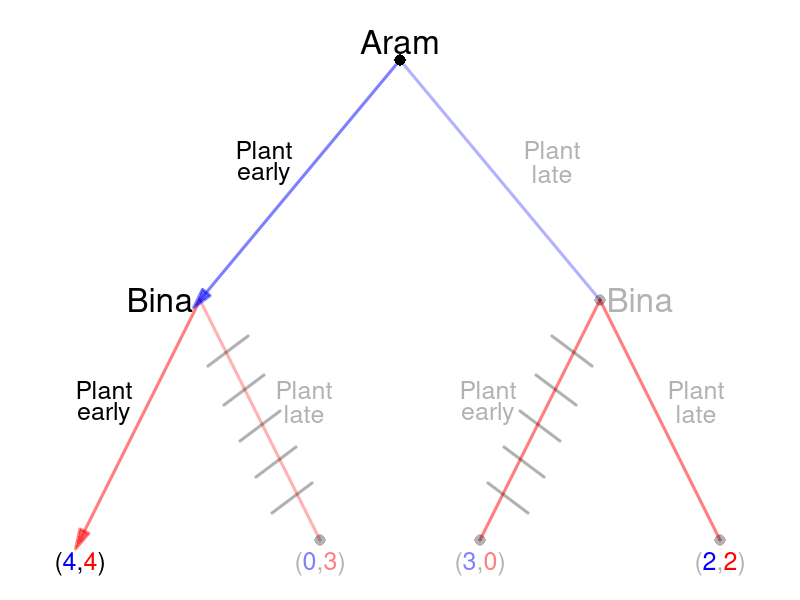

Recreate this plot in R.
require(shape)
pdf(file = "people/sequential_palanpur_solved_v2.pdf", width = 9, height = 7)

#Set parameters for graphics
axislabelsize <- 1.5
labelsize <- 2
actionlabelsize <- 1.5
graphlinewidth <- 3
segmentlinewidth <- 2
nodesize <- 1.5
fadelevel <- 0.3

COL <- c("#7fc97f", "#beaed4", "#fdc086", "#ffff99", "#386cb0", "#f0027f", "#bf5b17", "#666666")
COLA <- c("#99d8c9","#66c2a4","#41ae76", "#238b45", "#005824")
COLB <- c("#4eb3d3", "#2b8cbe", "#0868ac","#084081")

par(mar =  c(0, 0, 0, 0))

xlims <- c(0, 10)
ylims <- c(0, 10)

npts <- 501 
x <- seq(xlims[1], xlims[2], length.out = npts)
y <- seq(ylims[1], ylims[2], length.out = npts) 

plot(0, 0, xlim = xlims, ylim = ylims, type = "n",
     xlab = expression(paste("")),
     ylab = expression(paste("")), 
     xaxt = "n", 
     yaxt = "n", 
     cex.lab = axislabelsize, 
     bty = "n",
     xaxs="i", 
     yaxs="i")

ticksy <- seq(from = 0, to = ylims[2], by = 2)
ylabels <- seq(from = 0, to = ylims[2], by = 2)
ticksx <- seq(from = 0, to = xlims[2], by = 2)
xlabels <- seq(from = 0, to = xlims[2], by = 2)

#segments(5, 9, 2.5, 5, lty = 1, col = rgb(0, 0, 1, 0.5), lwd = graphlinewidth)
#Plant late
segments(5, 9, 7.5, 5, lty = 1, col = rgb(0, 0, 1, fadelevel), lwd = graphlinewidth)

#Branches for Bina
#From Aram planting early
#Bina plants early
Arrows(2.5, 5, 1, 1, col = rgb(1, 0, 0, 0.5), lty = 1, lwd = 3, arr.type = "triangle")
#segments(2.5, 5, 1, 1, lty = 1, col = rgb(1, 0, 0, 0.5), lwd = graphlinewidth)
#Bina plants late
segments(2.5, 5, 4, 1, lty = 1, col = rgb(1, 0, 0, fadelevel), lwd = graphlinewidth)

#Branches for Aram
#Plant early
Arrows(5, 9, 2.5, 5, col = rgb(0, 0, 1, 0.5), lty = 1, lwd = 3, arr.type = "triangle")


#From Aram plants late
#Bina plants early
segments(7.5, 5, 6, 1, lty = 1, col = rgb(1, 0, 0, 0.5), lwd = graphlinewidth)


#Bina plants late
segments(7.5, 5, 9, 1, lty = 1, col = rgb(1, 0, 0, 0.5), lwd = graphlinewidth)

#Initial node
points(5, 9, pch = 16, col = "black", cex = nodesize)

#P1 Nodes
#points(2.5, 5, pch = 16, col = "black", cex = nodesize)
points(7.5, 5, pch = 16, col = rgb(0,0,0,fadelevel), cex = nodesize)

#P2 Terminal Nodes
#points(1, 1, pch = 16, col = "black", cex = nodesize)
points(4, 1, pch = 16, col = rgb(0,0,0,fadelevel), cex = nodesize)
points(6, 1, pch = 16, col = rgb(0,0,0,fadelevel), cex = nodesize)
points(9, 1, pch = 16, col = rgb(0,0,0,fadelevel), cex = nodesize)

text(5, 9.3, expression(paste("Aram")), cex = labelsize)

text(3.3, 7.5, expression(paste("Plant")), cex = actionlabelsize)
text(3.3, 7.1, expression(paste("early")), cex = actionlabelsize)
text(6.9, 7.5, expression(paste("Plant")), cex = actionlabelsize, col = rgb(0, 0, 0, fadelevel))
text(6.9, 7.1, expression(paste("late")), cex = actionlabelsize, col = rgb(0, 0, 0, fadelevel))


text(2, 5, expression(paste("Bina")), cex = labelsize)
text(1.3, 3.5, expression(paste("Plant")), cex = actionlabelsize)
text(1.3, 3.1, expression(paste("early")), cex = actionlabelsize)
text(3.8, 3.5, expression(paste("Plant")), cex = actionlabelsize, col = rgb(0,0,0,fadelevel))
text(3.8, 3.1, expression(paste("late")), cex = actionlabelsize, col = rgb(0,0,0,fadelevel))


text(8, 5, expression(paste("Bina")), cex = labelsize, col = rgb(0,0,0,fadelevel))
text(6.1, 3.5, expression(paste("Plant")), cex = actionlabelsize, col = rgb(0,0,0,fadelevel))
text(6.1, 3.1, expression(paste("early")), cex = actionlabelsize, col = rgb(0,0,0,fadelevel))
text(8.7, 3.5, expression(paste("Plant")), cex = actionlabelsize, col = rgb(0,0,0,fadelevel))
text(8.7, 3.1, expression(paste("late")), cex = actionlabelsize, col = rgb(0,0,0,fadelevel))

#Payoffs 

text(1, .6, expression("(" * phantom("4") * "," * phantom("4") * ")"), cex = actionlabelsize)
text(1, .6, expression(phantom("(") * "4" * phantom(",") * phantom("4") * phantom(")")), col = rgb(0, 0, 1, 1),  cex = actionlabelsize)
text(1, .6, expression(phantom("(") * phantom("4") * phantom(",") * "4" * phantom(")")), col = rgb(1, 0, 0, 1), cex = actionlabelsize)

text(4, .6, expression("(" * phantom("0") * "," * phantom("3") * ")"), cex = actionlabelsize,col = rgb(0,0,0,fadelevel))
text(4, .6, expression(phantom("(") * "0" * phantom(",") * phantom("3") * phantom(")")), col = rgb(0, 0, 1, 0.5,fadelevel),  cex = actionlabelsize)
text(4, .6, expression(phantom("(") * phantom("0") * phantom(",") * "3" * phantom(")")), col = rgb(1, 0, 0, 0.5,fadelevel), cex = actionlabelsize)

text(6, .6, expression("(" * phantom("3") * "," * phantom("0") * ")"), cex = actionlabelsize,col = rgb(0,0,0,fadelevel))
text(6, .6, expression(phantom("(") * "3" * phantom(",") * phantom("0") * phantom(")")), col = rgb(0, 0, 1, 0.5,fadelevel),  cex = actionlabelsize)
text(6, .6, expression(phantom("(") * phantom("3") * phantom(",") * "0" * phantom(")")), col = rgb(1, 0, 0, 0.5,fadelevel), cex = actionlabelsize)

text(9, .6, expression("(" * phantom("2") * "," * phantom("2") * ")"), cex = actionlabelsize, col = rgb(0,0,0,fadelevel))
text(9, .6, expression(phantom("(") * "2" * phantom(",") * phantom("2") * phantom(")")), col = rgb(0, 0, 1, 1,fadelevel),  cex = actionlabelsize)
text(9, .6, expression(phantom("(") * phantom("2") * phantom(",") * "2" * phantom(")")), col = rgb(1, 0, 0, 1,fadelevel), cex = actionlabelsize)

#Cutting branch plant late when A plants early
segments(2.6, 3.9, 3.1, 4.4, lty = 1, col = rgb(0,0,0,fadelevel), lwd = graphlinewidth)
segments(2.8, 3.25, 3.3, 3.75, lty = 1, col = rgb(0,0,0,fadelevel), lwd = graphlinewidth)
segments(3, 2.65, 3.5, 3.15, lty = 1, col = rgb(0,0,0,fadelevel), lwd = graphlinewidth)
segments(3.2, 2.05, 3.7, 2.55, lty = 1, col = rgb(0,0,0,fadelevel), lwd = graphlinewidth)
segments(3.4, 1.45, 3.9, 1.95, lty = 1, col = rgb(0,0,0,fadelevel), lwd = graphlinewidth)


#Cutting branch plant late when A plants
segments(7.4, 3.9, 6.9, 4.4, lty = 1, col = rgb(0,0,0,fadelevel), lwd = graphlinewidth)
segments(7.2, 3.25, 6.7, 3.75, lty = 1, col = rgb(0,0,0,fadelevel), lwd = graphlinewidth)
segments(7, 2.65, 6.5, 3.15, lty = 1, col = rgb(0,0,0,fadelevel), lwd = graphlinewidth)
segments(6.8, 2.05, 6.3, 2.55, lty = 1, col = rgb(0,0,0,fadelevel), lwd = graphlinewidth)
segments(6.6, 1.45, 6.1, 1.95, lty = 1, col = rgb(0,0,0,fadelevel), lwd = graphlinewidth)

#Cutting branch plant late for A given B's actions
# segments(5.25, 7.9, 5.75, 8.4, lty = 1, col = rgb(0,0,0,fadelevel), lwd = graphlinewidth)
# segments(5.65, 7.3, 6.15, 7.8, lty = 1, col = rgb(0,0,0,fadelevel), lwd = graphlinewidth)
# segments(6.05, 6.7, 6.55, 7.2, lty = 1, col = rgb(0,0,0,fadelevel), lwd = graphlinewidth)
# segments(6.45, 6.1, 6.95, 6.6, lty = 1, col = rgb(0,0,0,fadelevel), lwd = graphlinewidth)
# segments(6.85, 5.5, 7.35, 6, lty = 1, col = rgb(0,0,0,fadelevel), lwd = graphlinewidth)


dev.off()
